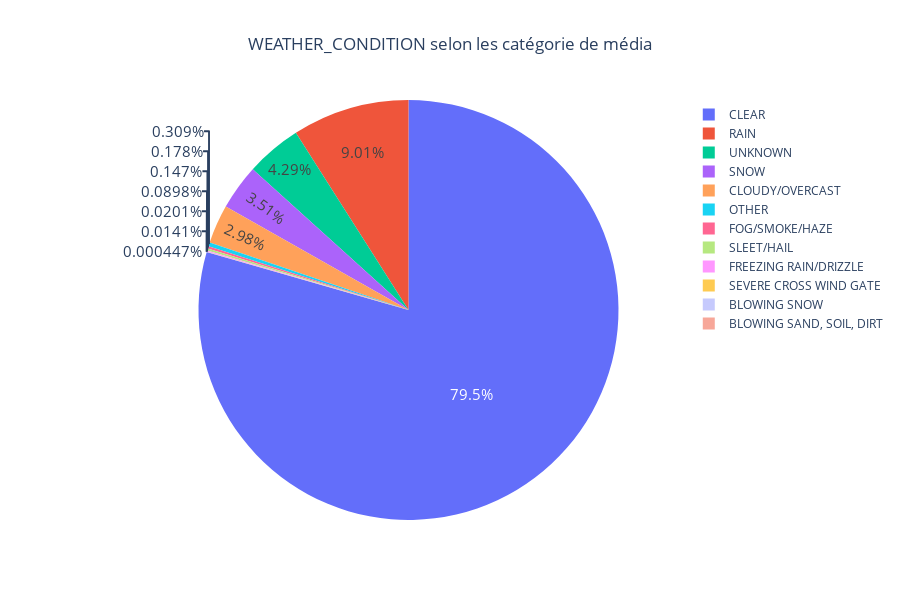
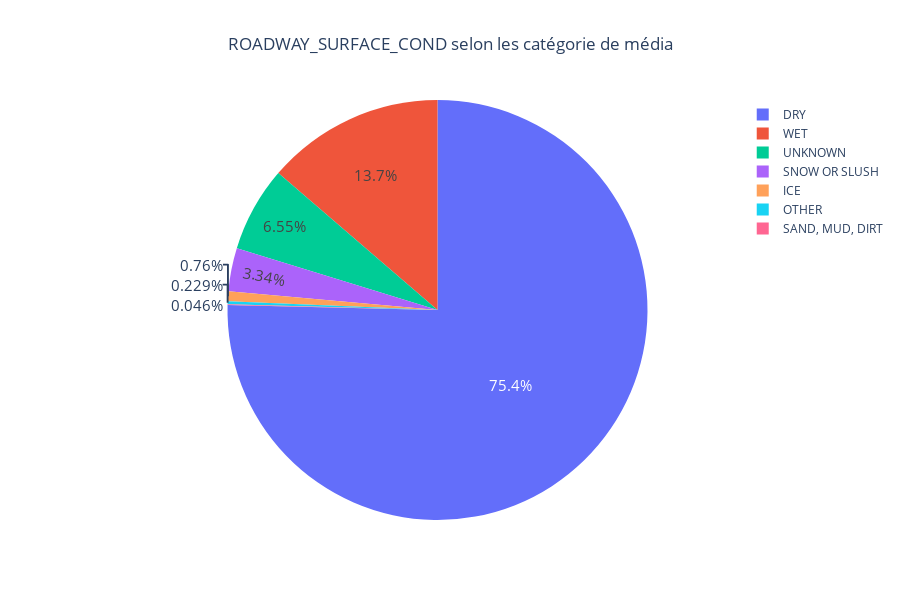

Here is the notebook cell these charts were saved with, in order:
### Markdown cell above
Bien que le traffic routier de nuit représente que 10% du traffic routier total, il représente près de 27% des accidents totaux. Il y a alors un risque plus important des accidents la nuit.

### Code cell
#On dtle nombre moyen le plus important de d'insultes, de points d'exclation, d'intérroagtion, de mots en majuscule, de mots allongés 
#selon la catégorie du média
list_to_change = ['WEATHER_CONDITION', 'ROADWAY_SURFACE_COND']


for i in range (len(list_to_change)):
  nbrTotal = data2.groupby([list_to_change[i]]).agg('count')['CRASH_RECORD_ID'].to_frame(name='total').reset_index()

  fig = go.Figure([go.Pie(labels=nbrTotal[[list_to_change[i]]],values=nbrTotal['total'])])

  fig.update_traces(hoverinfo='label+percent', textfont_size=15)
  fig.update_layout(title=list_to_change[i] + " selon les catégorie de média", title_x=0.5, height=600)
  fig.show()

### Figure 1 — Plotly figure (JSON) as saved in the notebook; plotly's stock layout.template omitted (floating-point values rounded to 4 significant figures)
{"data": [{"hoverinfo": "label+percent", "labels": [["BLOWING SAND, SOIL, DIRT"], ["BLOWING SNOW"], ["CLEAR"], ["CLOUDY/OVERCAST"], ["FOG/SMOKE/HAZE"], ["FREEZING RAIN/DRIZZLE"], ["OTHER"], ["RAIN"], ["SEVERE CROSS WIND GATE"], ["SLEET/HAIL"], ["SNOW"], ["UNKNOWN"]], "textfont": {"size": 15}, "type": "pie", "values": [2, 63, 355860, 13344, 795, 402, 1382, 40359, 90, 657, 15702, 19210]}], "layout": {"height": 600, "title": {"text": "WEATHER_CONDITION selon les catégorie de média", "x": 0.5}}}

### Figure 2 — Plotly figure (JSON) as saved in the notebook; plotly's stock layout.template omitted (floating-point values rounded to 4 significant figures)
{"data": [{"hoverinfo": "label+percent", "labels": [["DRY"], ["ICE"], ["OTHER"], ["SAND, MUD, DIRT"], ["SNOW OR SLUSH"], ["UNKNOWN"], ["WET"]], "textfont": {"size": 15}, "type": "pie", "values": [337630, 3405, 1024, 206, 14941, 29326, 61334]}], "layout": {"height": 600, "title": {"text": "ROADWAY_SURFACE_COND selon les catégorie de média", "x": 0.5}}}
